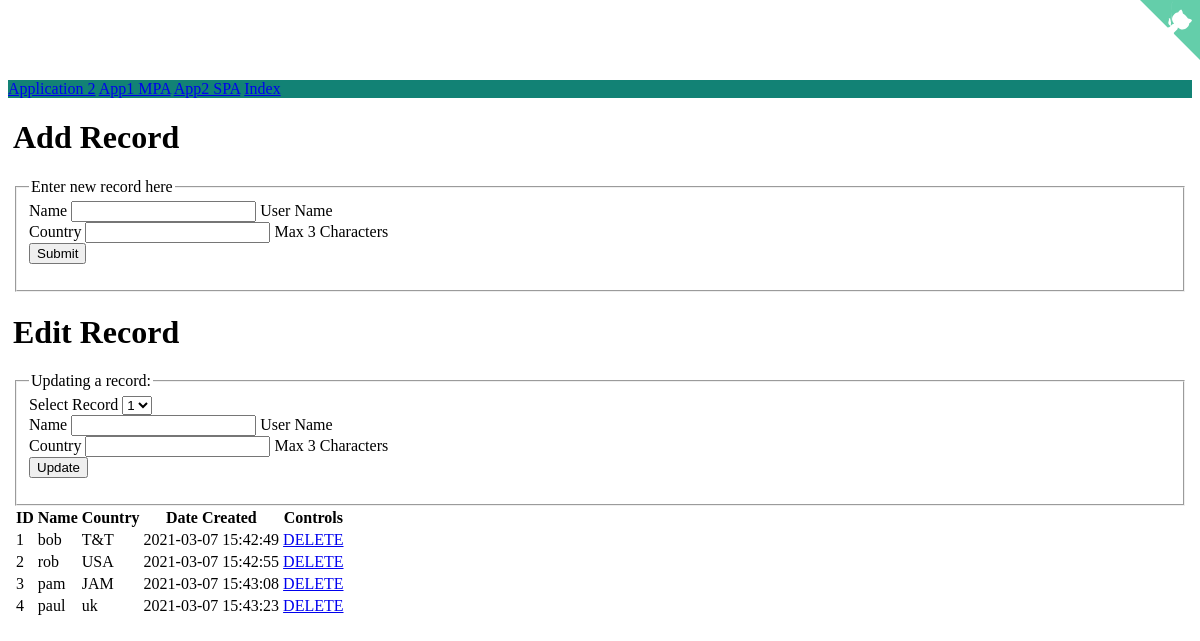
Page /app1 on the committed database.
### main.py (models this page shows, shortened)
class Person(db.Model):
    __tablename__ = 'persons'
    id = Column(Integer, primary_key=True, autoincrement="auto")
    name = Column(String(50), unique=True)
    date_created = Column(DateTime(), server_default=func.now())
    country = Column(String(3), default='TnT')
    def toDict(self):
        return {
            'id': self.id,
            'name': self.name,
            'date_created': self.date_created,
            'country': self.country
        }

### main.py (the view)
@app.route('/app1')
def app1():
    records = Person.query.all()
    records = list(map(lambda object: object.toDict(), records))
    response = jsonify(records)
    return render_template("app1.html", person=None, records=records, host=host)

### templates/app1.html (shortened to what this page needs)
<html lang="en">
    <head>
        <link rel="stylesheet" href="https://unpkg.com/bootstrap-material-design@4.1.1/dist/css/bootstrap-material-design.min.css">
    </head>
    <body>
        <a href="https://github.com/Snickdx/flaskSample" class="github-corner" aria-label="View source on GitHub">
        </a>
        <nav class='navbar navbar-expand-md navbar-dark fixed-top bg-dark'>
            <a class="navbar-brand" href="#">Application 2</a>
            <a href="/app1" role="button" class="btn btn-primary btn-raised active" aria-pressed="true">App1 MPA</a>
            <a href="/app2" role="button" class="btn btn-primary btn-raised">App2 SPA</a>
            <a href="/" role="button" class="btn btn-primary btn-raised">Index</a>
        </nav>
        <div class="container">
            <div class="row">
                <div class="col-sm-4">
                        <div class="row">
                            <div>
                                <h1>Add Record</h1>
                            </div>
                        </div>
                        <div class="row">
                            <fieldset>
                                <legend>Enter new record here</legend>
                                <form method="POST" action="{/persons">
                                  <div class="form-group">
                                    <label for="nameText" class="bmd-label-floating">Name</label>
                                    <input type="text" name="name" class="form-control" id="nameText">
                                    <span class="bmd-help">User Name</span>
                                  </div>
                                  <div class="form-group">
                                    <label for="countryText" class="bmd-label-floating">Country</label>
                                    <input type="text" name="country" maxlength="3" class="form-control" id="countryText">
                                    <span class="bmd-help">Max 3 Characters</span>
                                  </div>
                                  <button type="submit" class="btn btn-primary btn-raised">Submit</button>
                                </form>
                            </fieldset>
                        </div>
                        <div class="row">
                            <h1>Edit Record</h1>
                        </div>
                        <div class="row">
                            <fieldset>
                                <legend>Updating a record:</legend>
                                <form method="POST" action="/persons/update">
                                    <div class="form-group">
                                        <label for="recSelect">Select Record</label>
                                        <select name="id" class="form-control">
                                            {% for user in records %}
                                                <option>{{user.id}}</option>
                                            {% endfor %}
                                        </select>
                                    </div>
                                    <div class="form-group">
                                        <label for="nameText" class="bmd-label-floating">Name</label>
                                        <input type="text" name="name" class="form-control" value="" id="nameText">
                                        <span class="bmd-help">User Name</span>
                                    </div>
                                    <div class="form-group">
                                        <label for="countryText" class="bmd-label-floating">Country</label>
                                        <input type="text" name="country" maxlength="3" value="" class="form-control"
                                            id="countryText">
                                        <span class="bmd-help">Max 3 Characters</span>
                                    </div>
                                        <button type="submit" class="btn btn-primary btn-raised">Update</button>
                                </form>
                            </fieldset>
                        </div>
                </div>
                <div class="col-sm-8">
                    <table class="table table-striped table-hover">
                        <thead class="thead-dark">
                            <tr>
                                <th>ID</th><th>Name</th><th>Country</th><th>Date Created</th><th>Controls</th>
                            </tr>
                        </thead>
                        <tbody>
                            {% for user in records %}
                            <tr>
                                <td>{{user.id}}</td>
                                <td>{{user.name}}</td>
                                <td>{{user.country}}</td>
                                <td>{{user.date_created}}</td>
                                <td>
                                    <a class="btn btn-primary" href="/persons/delete/{{user.id}}">DELETE</a>
                                </td>
                            </tr>
                            {% endfor %}
                        </tbody>
                    </table>
                </div>
            </div>
        </div>
    </body>
</html>

### templates/app1.html (style rules this page uses)
body { min-height: 75rem; padding-top: 4.5rem; }
.bg-dark { background-color: #128275!important; }
.container { padding-left:5px; padding-right:5px; }

### rows in the picture
Person: id "1", name "bob", country "T&T", date_created "2021-03-07 15:42:49"
Person: id "2", name "rob", country "USA", date_created "2021-03-07 15:42:55"
Person: id "3", name "pam", country "JAM", date_created "2021-03-07 15:43:08"
Person: id "4", name "paul", country "uk", date_created "2021-03-07 15:43:23"

### other values in the picture
form field id "1"
